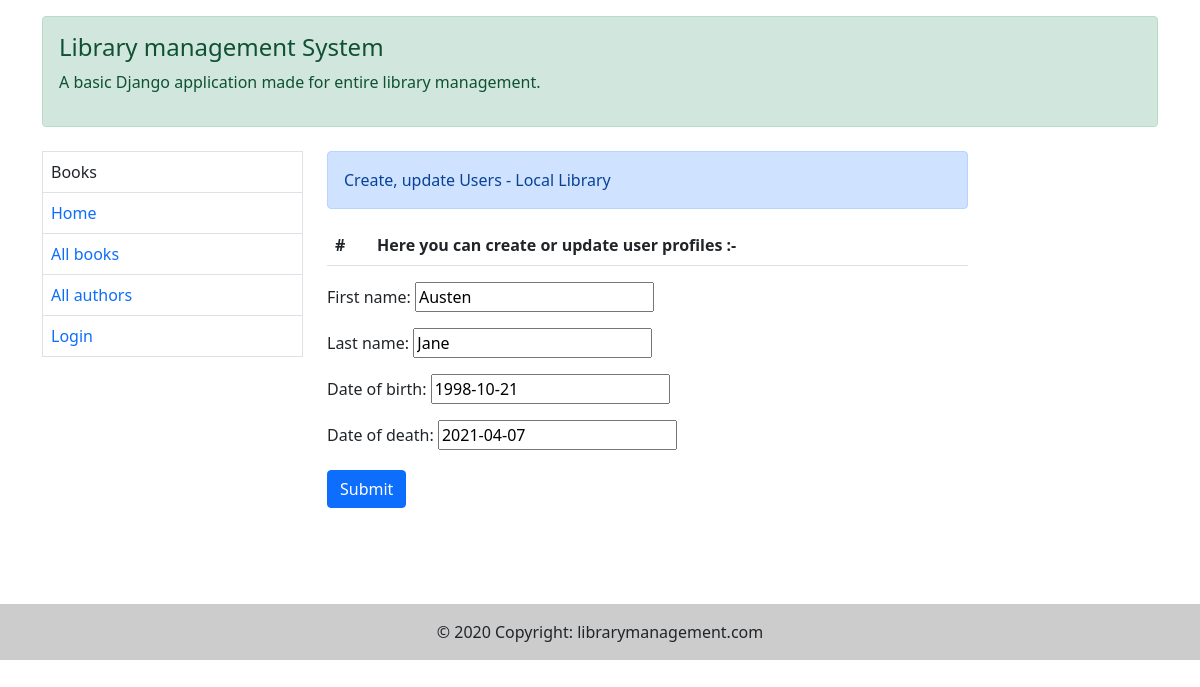
/catalog/author/1/update/, run on the app's committed database.
### catalog/models.py (models this page shows, shortened)
class Author(models.Model):
    first_name = models.CharField(max_length=100)
    last_name = models.CharField(max_length=100)
    date_of_birth = models.DateField(null=True, blank=True)
    date_of_death = models.DateField('Date of death', null=True, blank=True)
    class Meta:
        ordering = ['last_name', 'first_name']

### catalog/views.py (the view)
# urls.py: path('author/<int:pk>/update/', views.AuthorUpdate.as_view(), name="author-update"),
class AuthorUpdate(UpdateView):
    model = Author
    fields = '__all__'

### templates/catalog/author_form.html (shortened to what this page needs)
{% extends 'catalog/base.html' %}
{% load static %}
{% block body %}
    <div class="alert alert-primary" role="alert">
        Create, update Users - Local Library
    </div>
    <table class="table">
        <thead>
        <tr>
            <th scope="col">#</th>
            <th scope="col">Here you can create or update user profiles :-</th>
        </tr>
        </thead>
    </table>
        <form method="post" action="#">
            {{ form.as_p }}
            <input class="btn btn-primary mt-1" type="submit" value="Submit">
        </form>
    <br><br><br><br>
{% endblock %}

### data on the page
Author: first_name "Austen", last_name "Jane", date_of_birth "1998-10-21", date_of_death "2021-04-07"
